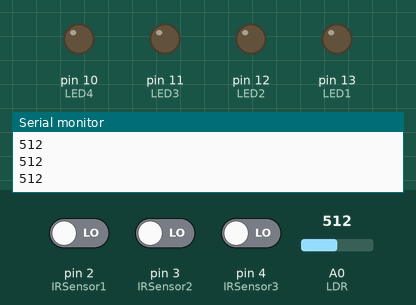
This sketch was run on a simulated Arduino Uno, built with avr-gcc and run on an emulated ATmega328P. On the bench: output pins drawn as LEDs (lit = HIGH), the last lines printed to the serial monitor. Inputs (shaded band) come from the test bench; at power-on: A0 (LDR) = 512, pin 2 (IRSensor1) LOW, pin 3 (IRSensor2) LOW, pin 4 (IRSensor3) LOW.

Above: at 1.3 s.
1.4 s: A0 (LDR) set to 315
3.2 s: A0 (LDR) set to 285
At 4.3 s:
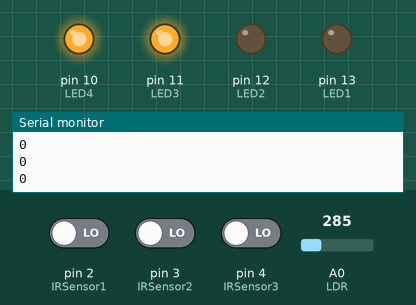
6.2 s: A0 (LDR) set to 306
At 6.8 s:
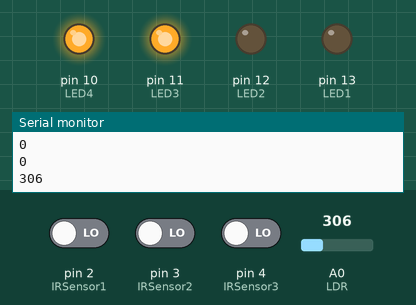
Timing chart, 0 to 9.2 s (numbered marks = the images above; inputs shaded):
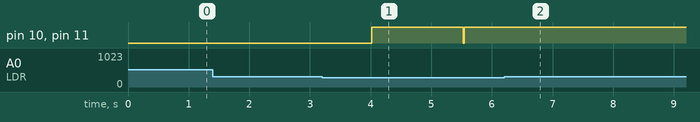

The sketch:

LDR_4Leds_3Infrared.ino
```cpp
int IRSensor1 = 2; // connect ir sensor 1 to arduino pin 2
int IRSensor2 = 3; // connect ir sensor 2 to arduino pin 3
int IRSensor3 = 4; // connect ir sensor 2 to arduino pin 3
int LED1 = 13; // conect Led 1 to arduino pin 13
int LED2 = 12; // conect Led 2 to arduino pin 12
int LED3 = 11; // conect Led 3 to arduino pin 11
int LED4 = 10; // conect Led 4 to arduino pin 10
int LDR=A0;

void setup()
{
Serial.begin(9600);
  pinMode (IRSensor1, INPUT); // sensor pin INPUT
  pinMode (IRSensor2, INPUT); // sensor pin INPUT
  pinMode (IRSensor3, INPUT); // sensor pin INPUT
  pinMode (LED1, OUTPUT); // Led pin OUTPUT
  pinMode (LED2, OUTPUT); // Led pin OUTPUT
  pinMode (LED3, OUTPUT); // Led pin OUTPUT
  pinMode (LED4, OUTPUT); // Led pin OUTPUT
 }

void loop()
{
  int LDRValue = analogRead(LDR);

  Serial.println(LDRValue);

  delay (500);

  if (LDRValue<300){
  int statusSensor1 = digitalRead (IRSensor1);
  int statusSensor2 = digitalRead (IRSensor2);
  int statusSensor3 = digitalRead (IRSensor3);

  Serial.println(statusSensor1);
    if (statusSensor1 == LOW){
    digitalWrite(LED1, HIGH);
    digitalWrite(LED2, HIGH);
    digitalWrite(LED3, LOW);
    digitalWrite(LED4, LOW);
    while (statusSensor2 ==HIGH){
    digitalWrite(LED1, HIGH);
    digitalWrite(LED2, HIGH);
    statusSensor2 = digitalRead (IRSensor2);
    }
    digitalWrite(LED1, LOW);
    digitalWrite(LED2, LOW);
    delay(10);
  }

    Serial.println(statusSensor2);
    if (statusSensor2 == LOW){
    digitalWrite(LED1, LOW);
    digitalWrite(LED2, HIGH);
    digitalWrite(LED3, HIGH);
    digitalWrite(LED4, LOW);
    while (statusSensor3 ==HIGH){
    digitalWrite(LED2, HIGH);
    digitalWrite(LED3, HIGH);
    statusSensor3 = digitalRead (IRSensor3);
    }
    digitalWrite(LED2, LOW);
    digitalWrite(LED3, LOW);
    delay(10);
  }

    Serial.println(statusSensor3);

  if (statusSensor3 == LOW){
    digitalWrite(LED1, LOW);
    digitalWrite(LED2, LOW);
    digitalWrite(LED3, HIGH);
    digitalWrite(LED4, HIGH);

    delay(1000);
   }

  else
  {
    digitalWrite(LED1, LOW);
    digitalWrite(LED2, LOW);
    digitalWrite(LED3, LOW);
    digitalWrite(LED4, LOW);

    delay(1);
  }
  }
}
```

Measured:
- the behaviour switches between 300 and 299 on A0 (LDR) (found by bisection; images 0 and 1)
- after the input at 3.2 s, pin 10 (LED4), pin 11 (LED3): LOW → HIGH after 0.82 s, → LOW 1.5 s later, → HIGH 0.02 s later
- after the input at 6.2 s, pin 10 (LED4), pin 11 (LED3): stops changing and stays HIGH
